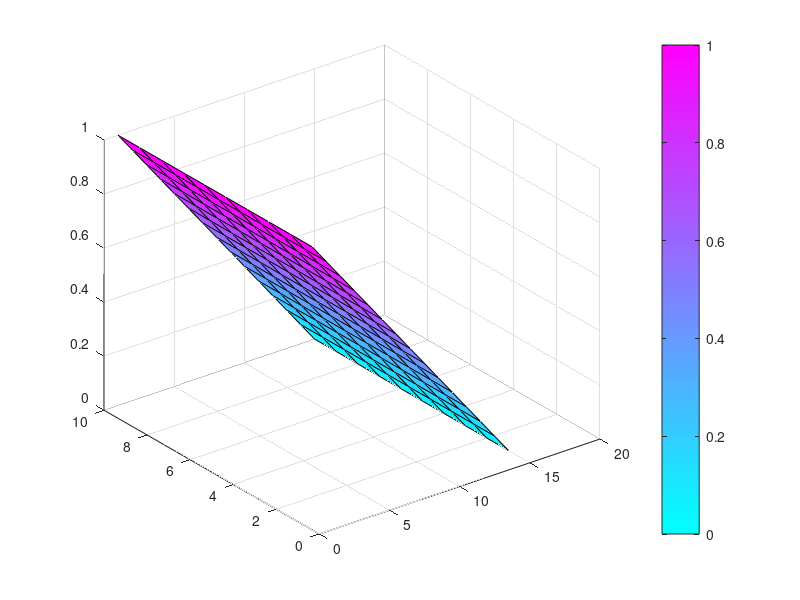

This chart was generated by the following MATLAB code:
%{
ELEC 4700: Assignment 2
William Fraser
101001393
%}

%{
        L ? (i) 
     W   ___________________________
     ?  |1 8                        |
    (j) |2 ?                        |
        |3                          |
        |4                          |
        |5                          | 
        |6                          | 
        |7__________________________|
%}

W = 10;
L = 15;

G = zeros(W*L);
B = zeros(1,W*L);
%B(1:W) = 1;

for i = 1:L
    for j = 1:W
        n = j + (i-1)*W;
        if i==1
            G(n,:) = 0;
            G(n,n) = 1;
            B(n) = 1;
        elseif(i==L)
            G(n,:) = 0;
            G(n,n) = 1;
        elseif(j==1)
            nxm = j + (i-2)*W;
            nxp = j + i*W;
            %nym = j-1 + (i-1)*L;
            nyp = j + 1 + (i-1)*W;
            
            G(n,n) = 1;
            G(n,nxm) = 0;
            G(n,nxp) = 0;
            G(n,nyp) = -1;
            %G(n,nym) = 1;
        elseif(j==W)
            nxm = j + (i-2)*W;
            nxp = j + i*W;
            nym = j-1 + (i-1)*W;
            %nyp = j + 1 + (i-1)*L;
            
            G(n,n) = 1;
            G(n,nxm) = 0;
            G(n,nxp) = 0;
            %G(n,nyp) = 1;
            G(n,nym) = -1; 
        else
            nxm = j + (i-2)*W;
            nxp = j + i*W;
            nym = j-1 + (i-1)*W;
            nyp = j + 1 + (i-1)*W;
            
            G(n,n) = -4;
            G(n,nxm) = 1;
            G(n,nxp) = 1;
            G(n,nyp) = 1;
            G(n,nym) = 1; 
        end
    end
end

T = G\B';

solution = zeros(W,L);
row = 1;
column = 1;

for loop = 1:length(T)
    solution(row,column) = T(loop);
    if(row == W)
        row = 1;
        column = column + 1;
    else
        row = row + 1;
    end
end

surf(solution)
colormap cool
colorbar